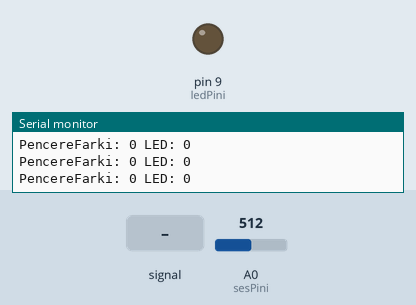
Recording of a sketch running on a simulated Arduino Uno, built with avr-gcc and run on an emulated ATmega328P. Shown: output pins drawn as LEDs (lit = HIGH), the last lines printed to the serial monitor. Dashed ring = blinking. Inputs (shaded band) come from the test bench; at power-on: A0 (sesPini) = 512.

Above: at 1.2 s.
1.3 s: A0 (sesPini) fed a 2 Hz sine of ±306 counts around its level
At 1.5 s:
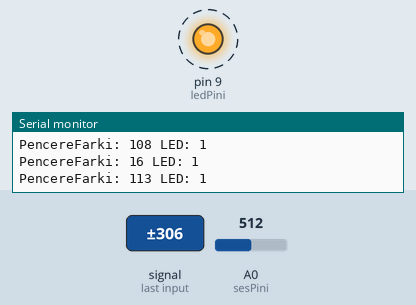
4.3 s: A0 (sesPini) set to 716
At 4.3 s:
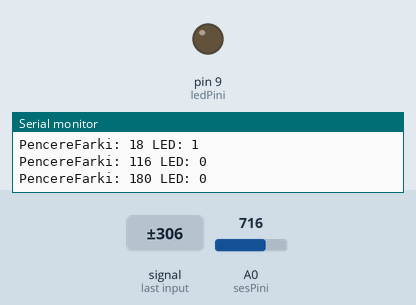
5.8 s: A0 (sesPini) set to 756
7.3 s: A0 (sesPini) set to 783
8.8 s: A0 (sesPini) set to 820
10.3 s: A0 (sesPini) set to 850
Timing chart, 0 to 12.8 s (numbered marks = the images above; inputs shaded):
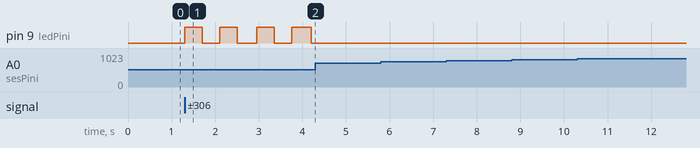

Measured:
- after the input at 1.3 s, pin 9 (ledPini): alternates HIGH for 0.40 s and LOW for 0.40 s, starting at once
- after the input at 4.3 s, pin 9 (ledPini): stays LOW (without the input it goes to HIGH after 0.30 s)

The sketch:

p17_esik_50.ino
```cpp
const byte sesPini = A0;
const byte ledPini = 9;
const int esik = 50;
const unsigned long pencereMs = 50;
const unsigned long beklemeMs = 400;
int enKucuk = 1023;
int enBuyuk = 0;
bool ledAcik = false;
bool yenidenHazir = true;
unsigned long pencereBaslangici = 0;
unsigned long sonOlay = 0;

void setup() {
  pinMode(ledPini, OUTPUT);
  digitalWrite(ledPini, LOW);
  Serial.begin(9600);
  pencereBaslangici = millis();
  sonOlay = pencereBaslangici;
}

void loop() {
  unsigned long simdi = millis();
  int ham = analogRead(sesPini);
  if (ham < enKucuk) enKucuk = ham;
  if (ham > enBuyuk) enBuyuk = ham;
  if (simdi - pencereBaslangici < pencereMs) return;
  int pencereFarki = enBuyuk - enKucuk;
  enKucuk = 1023;
  enBuyuk = 0;
  pencereBaslangici = simdi;
  if (pencereFarki <= esik) yenidenHazir = true;
  if (pencereFarki > esik && yenidenHazir &&
      simdi - sonOlay >= beklemeMs) {
    ledAcik = !ledAcik;
    yenidenHazir = false;
    sonOlay = simdi;
  }
  digitalWrite(ledPini, ledAcik);
  Serial.print("PencereFarki: ");
  Serial.print(pencereFarki);
  Serial.print(" LED: ");
  Serial.println(ledAcik);
}
```
